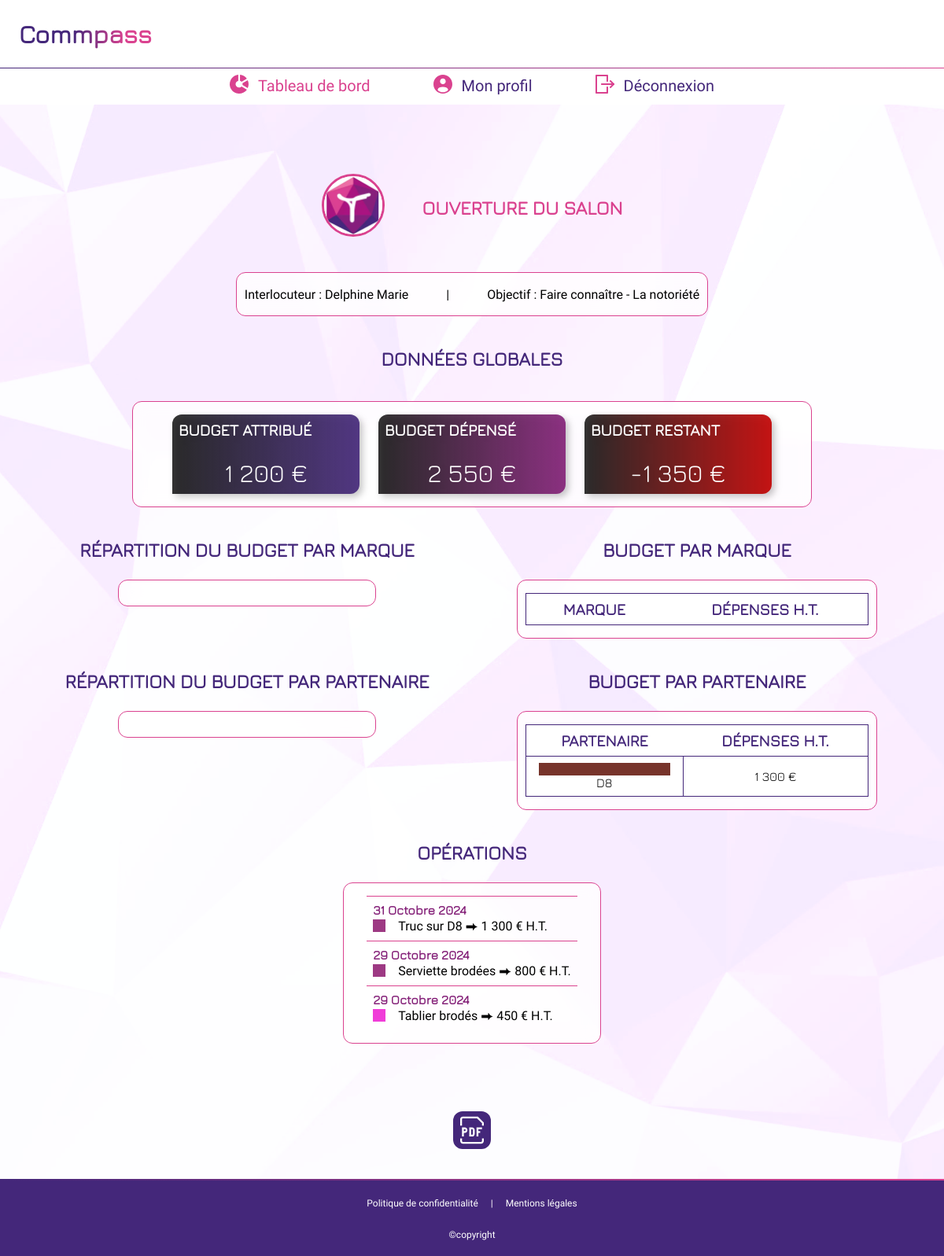
/app/campaign.php?myc=51 (signed in), run on the app's committed database.
### tables this page shows
CREATE TABLE `campaign` (
  `id_campaign` int NOT NULL,
  `campaign_name` varchar(100) NOT NULL,
  `budget` decimal(15,2) NOT NULL,
  `date_start` datetime NOT NULL,
  `date_end` datetime DEFAULT NULL,
  `id_user` int NOT NULL,
  `id_company` int DEFAULT NULL,
  `id_target` int NOT NULL,
  `id_user_TDC` int DEFAULT NULL
);

CREATE TABLE `users` (
  `id_user` int NOT NULL,
  `username` varchar(100) NOT NULL,
  `firstname` varchar(50) NOT NULL,
  `lastname` varchar(50) NOT NULL,
  `password` varchar(255) NOT NULL,
  `email` varchar(255) NOT NULL,
  `phone` varchar(10) NOT NULL,
  `client` tinyint(1) NOT NULL DEFAULT '1',
  `boss` tinyint(1) DEFAULT '0',
  `id_company` int NOT NULL,
  `enabled` tinyint(1) DEFAULT '1'
);

CREATE TABLE `target` (
  `id_target` int NOT NULL,
  `target_com` varchar(50) NOT NULL,
  `target_legend_hex` varchar(7) DEFAULT NULL
);

CREATE TABLE `partner` (
  `id_partner` int NOT NULL,
  `partner_name` varchar(255) NOT NULL,
  `partner_colour` varchar(7) NOT NULL
);

CREATE TABLE `operation` (
  `id_operation` int NOT NULL,
  `description` varchar(255) NOT NULL,
  `price` decimal(15,2) NOT NULL,
  `operation_date` date NOT NULL,
  `id_campaign` int NOT NULL,
  `id_company` int DEFAULT NULL,
  `id_media` int DEFAULT NULL,
  `id_partner` int DEFAULT NULL
);

CREATE TABLE `brand` (
  `id_brand` int NOT NULL,
  `brand_name` varchar(100) NOT NULL,
  `id_company` int DEFAULT NULL,
  `legend_colour_hex` varchar(7) DEFAULT NULL
);

### app/includes/classes/class.company.php (called while the page is built, shortened)
<?php
function fetchAllCompanies(PDO $dbCo, array $session): array
{
    $companyDatas = [];
    return $companyDatas;
}
function getCompanyLogoUrl(PDO $dbCo, array $session): string
{
    $query = $dbCo->prepare(
        'SELECT logo_url
        FROM company
        WHERE id_company = :id_company;'
    );
    if (!isset($session['filter']['id_company'])) {
        $bindValues = [
            'id_company' => $session['id_company']
        ];
    } else {
        $bindValues = [
            'id_company' => $session['filter']['id_company']
        ];
    }
    $query->execute($bindValues);
    return implode($query->fetch());
}

### app/includes/_datas.php (called while the page is built, shortened)
<?php
require_once '_database.php';
require_once '_functions.php';
require_once "includes/classes/class.campaign.php";
require_once "includes/classes/class.company.php";
require_once "includes/classes/class.partner.php";
$companies = fetchAllCompanies($dbCo, $_SESSION);
$selectedCampaign = getOneCampaignDatas($dbCo, $_GET);
$campaignOperations = getCampaignOperations($dbCo, $_GET);
$partnerCampaignSpendings = getCampaignBudgetPerPartner($dbCo, $selectedCampaign, $_GET);

### app/campaign.php (the view, shortened to what this page needs)
<?php
require_once "includes/_database.php";
require_once "includes/_functions.php";
require_once "includes/classes/class.campaign.php";
require_once "includes/classes/class.company.php";
require_once "includes/classes/class.partner.php";
require_once "includes/_datas.php";
require_once "includes/templates/_head.php";
require_once "includes/templates/_header.php";
require_once "includes/templates/_footer.php";
require_once "includes/templates/_nav.php";
$campaignResults = getSpendingByBrandByCampaign($dbCo, $campaigns, $_GET);
$brandsSpendings = mergeResults($campaignResults);
?>
<!DOCTYPE html>
<html lang="fr">
<head>
    <?= fetchHead('Commpass'); ?>
</head>
<body>
    <header class="header">
        <?php
        echo fetchHeader('dashboard', 'Mon tableau de bord');
        ?>
    </header>
    <nav class="nav hamburger__menu" id="menu" aria-label="Navigation principale du site">
        <?= fetchNav($_SESSION, $companies, 'nav__itm--active') ?>
    </nav>
    <main class="container container--campaigns container__flex" id="pdfContent">
        <div class="flex-row space-between">
            <div class="flex-column">
                <a href="my-client?client=<?= $_SESSION['filter']['id_company'] ?>">
                    <img class="client__logo client__logo--lnk" src="<?= getCompanyLogoUrl($dbCo, $_SESSION) ?>" alt="Logo de <?= $selectedCampaign['company_name'] ?>">
                </a>
            </div>
            <div class="flex-row">
                <h2 class="ttl lineUp ttl--tertiary"><?= $selectedCampaign['campaign_name'] ?></h2>
            </div>
        </div>
        <div class="card">
            <section class="card__section card__section--row">
                <p class="campaign__interlocutor">Interlocuteur : <?= $selectedCampaign['firstname'] . ' ' . $selectedCampaign['lastname'] ?></p>
                <span>|</span>
                <p class="campaign__interlocutor">Objectif : <?= $selectedCampaign['target_com'] ?></p>
            </section>
        </div>
        <h2 class="ttl lineUp">Données globales</h2>
        <div class="card">
            <section class="card__section card__section--vignettes vignettes-PDF">
                <div class="campaign__stats">
                    <div class="vignettes-section vignettes-section--row">
                        <div class="vignette vignette--bigger vignette--primary">
                            <div class="flex-row">
                                <h4 class="vignette__ttl vignette__ttl--big">
                                    Budget attribué
                                </h4>
                            </div>
                            <p class="vignette__price vignette__price--big"><?= formatPrice($selectedCampaign['budget'], "€") ?></p>
                        </div>
                        <div class="vignette vignette--secondary vignette--big">
                            <h4 class="vignette__ttl vignette__ttl--big">
                                Budget dépensé
                            </h4>
                            <p class="vignette__price vignette__price--big"><?= calculateSpentBudget($dbCo, $selectedCampaign) ?></p>
                        </div>
                        <div class="vignette vignette--tertiary vignette--big <?= turnVignetteRedIfNegative(calculateRemainingBudget($dbCo, $selectedCampaign)) ?>">
                            <h4 class="vignette__ttl vignette__ttl--big">
                                Budget restant
                            </h4>
                            <p class="vignette__price vignette__price--big"><?= calculateRemainingBudget($dbCo, $selectedCampaign) ?></p>
                        </div>
                    </div>
                </div>
            </section>
        </div>
        <div class="card card--grid">
            <div class="card">
                <h2 class="ttl lineUp">Répartition du budget par marque</h2>
                <section class="card__section">
                </section>
            </div>
            <div class="card">
                <h2 class="ttl lineUp">Budget par marque</h2>
                <section class="card__section">
                    <?= generateTableFromDatas($brandsSpendings); ?>
                </section>
            </div>
        </div>
        <div class="card card--grid" id="partner-section">
            <div class="card">
                <h2 class="ttl lineUp">Répartition du budget par partenaire</h2>
                <section class="card__section">
                </section>
            </div>
            <div class="card">
                <h2 class="ttl lineUp">Budget par partenaire</h2>
                <section class="card__section">
                    <?= generatePartnerTable($partnerCampaignSpendings) ?>
                </section>
            </div>
        </div>
        <div class="card">
            <h2 class="ttl lineUp">Opérations</h2>
            <section class="card__section card__section--operations">
                <ul>
                    <?= getCampaignOperationsAsList($campaignOperations, $_SESSION, $selectedCampaign); ?>
                </ul>
            </section>
        </div>
    </main>
    <div class="card">
        <form id="formPDF" action="rapport_pdf" method="post">
            <button class="button button--pdf" type="submit" id="generatePDF"></button>
        </form>
    </div>
    <footer class="footer">
        <?= fetchFooter() ?>
    </footer>
</body>
</html>

### app/includes/classes/class.partner.php (shortened to what this page needs)
<?php
function getCampaignBudgetPerPartner(PDO $dbCo, array $selectedCampaign, array $get): array
{
    if (isset($get['myc'])) {
        $query = $dbCo->prepare(
            'SELECT partner.id_partner, partner_name, partner_colour, SUM(price) AS annual_spendings, campaign.id_campaign
            FROM partner
                JOIN operation ON partner.id_partner = operation.id_partner
                JOIN campaign ON operation.id_campaign = campaign.id_campaign
            WHERE YEAR(operation_date) = YEAR(CURDATE()) AND campaign.id_campaign = :id_campaign
            GROUP BY partner.id_partner, id_campaign;'
        );
        $bindValues = [
            'id_campaign' => intval($selectedCampaign['id_campaign'])
        ];
        $query->execute($bindValues);
        return $query->fetchAll(PDO::FETCH_ASSOC);
    }
    return [];
}
function generatePartnerTable(array $partnerAnnualSpendings): string
{
    $htmlTable = '<table class="table">';
    $htmlTable .= '<thead><tr><th class="table__head">Partenaire</th><th class="table__head">Dépenses H.T.</th></tr></thead>';
    $htmlTable .= '<tbody>';
    foreach ($partnerAnnualSpendings as $partner) {
        $htmlTable .= '<tr>';
        $htmlTable .= '<td class="table__cell" aria-label="Cellule du partenaire ' . $partner['partner_name'] . '"><span class="campaign__legend-square campaign__legend-square--long" style="background-color:' . $partner['partner_colour'] . '"></span>' . htmlspecialchars($partner['partner_name']) . '</td>';
        $htmlTable .= '<td class="table__cell" aria-label="Cellule de dépenses pour le partenaire ' . $partner['partner_name'] . '">' . formatPrice($partner['annual_spendings'], '€') . '</td>';
        $htmlTable .= '</tr>';
    }
    $htmlTable .= '</tbody>';
    $htmlTable .= '</table>';
    return $htmlTable;
}

### app/includes/classes/class.campaign.php (shortened to what this page needs)
<?php
function calculateSpentBudget(PDO $dbCo, array $campaigns): string
{
    $querySum = $dbCo->prepare(
        'SELECT SUM(price) AS total_cost
        FROM operation
        WHERE id_campaign = :id_campaign;'
    );
    $bindValues = [
        'id_campaign' => intval($campaigns['id_campaign'])
    ];
    $querySum->execute($bindValues);
    $result = $querySum->fetch(PDO::FETCH_ASSOC);
    return formatPrice(floatval($result['total_cost'] ?? 0), '€');
}
function calculateRemainingBudget(PDO $dbCo, array $campaigns): string
{
    if (!isset($campaigns['id_campaign'])) {
        return 'ID de campagne non défini';
    }
    $queryRemaining = $dbCo->prepare(
        'SELECT c.id_campaign, (c.budget - IFNULL(SUM(o.price), 0)) AS total_remaining
        FROM campaign c
            LEFT JOIN operation o ON c.id_campaign = o.id_campaign
        WHERE c.id_campaign = :id_campaign AND c.budget > 0
        GROUP BY c.id_campaign;'
    );
    $bindValues = [
        'id_campaign' => intval($campaigns['id_campaign'])
    ];
    $queryRemaining->execute($bindValues);
    $result = $queryRemaining->fetch(PDO::FETCH_ASSOC);
    return formatPrice(floatval($result['total_remaining'] ?? 0), '€');
}
function getOneCampaignDatas(PDO $dbCo, array $get): array
{
    $queryCampaigns = [];
    if (isset($get['myc'])) {
        $queryOneCampaign = $dbCo->prepare(
            'SELECT id_campaign, campaign_name, date_start, date_end, budget, c.id_user, c.id_user_TDC, firstname, lastname, co.id_company, company_name, id_target, target_com
            FROM campaign c
                JOIN users u ON c.id_user = u.id_user
                JOIN company co ON c.id_company = co.id_company
                JOIN target t USING (id_target)
            WHERE id_campaign = :id_campaign;'
        );
        $bindValues = [
            'id_campaign' => intval($get['myc'])
        ];
        $queryOneCampaign->execute($bindValues);
        return $queryOneCampaign->fetch(PDO::FETCH_ASSOC);
    }
    return $queryCampaigns;
}
function getCampaignOperations(PDO $dbCo, array $get): array
{
    $operations = [];
    if (isset($get['myc']) && intval($get['myc'])) {
        $queryOperations = $dbCo->prepare(
            'SELECT *
            FROM operation
                JOIN campaign USING (id_campaign)
                JOIN operation_brand USING (id_operation)
                JOIN brand USING (id_brand)
            WHERE id_campaign = :id_campaign
            ORDER BY operation_date DESC;'
        );
        $bindValues = [
            'id_campaign' => htmlspecialchars($get['myc'])
        ];
        $queryOperations->execute($bindValues);
        $operations = $queryOperations->fetchAll(PDO::FETCH_ASSOC);
    }
    return $operations;
}
function getCampaignOperationsAsList(array $operations, array $session, array $selectedCampaign): string
{
    $operationsList = '';
    foreach ($operations as $operation) {
        $operationsList .= '
            <li class="operation" data-js-operation="operation"><h4 class="operation__date">' . formatFrenchDate($operation['operation_date']) . '</h4>
            <p class="campaign__operation"><span class="campaign__legend-square" style="background-color:' . $operation['legend_colour_hex'] . '"></span>' . $operation['description'] .
            ' ⮕ ' . formatPrice(floatval($operation['price']), '€') . ' H.T.';
        $operationsList .= '</p></li>';
    }
    return $operationsList;
}
function getSpendingByBrandByCampaign(PDO $dbCo, array $campaigns, array $get): array
{
    $results = [];
    return $results;
}

### data on the page
campaign: campaign_name "OUVERTURE DU SALON", id_user.firstname "Delphine", id_user.lastname "Marie", id_target.target_com "Faire connaître - La notoriété", budget "1 200 €"
partner: partner_name "D8", annual_spendings "1 300 €"
operation: operation_date "31 Octobre 2024", description "Truc sur D8", price "1 300 €"
operation: operation_date "29 Octobre 2024", description "Serviette brodées", price "800 €"
operation: operation_date "29 Octobre 2024", description "Tablier brodés", price "450 €"

### other printed values
calculateSpentBudget($dbCo, $selectedCampaign) "2 550 €"
calculateRemainingBudget($dbCo, $selectedCampaign) "-1 350 €"
